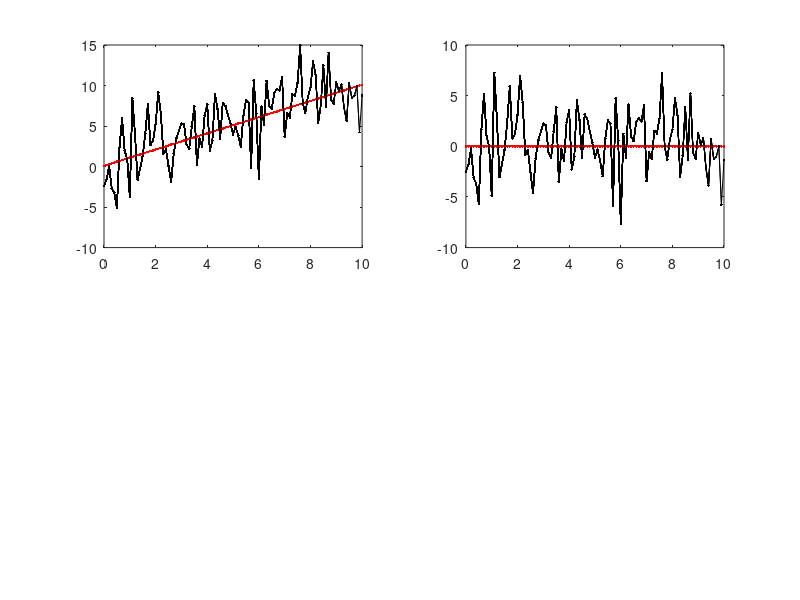

Write MATLAB code to recreate this figure. (Note: this script raises an error after producing the figure.)
clear all;
close all;
clc;

%% meta variables
duration = 10;
dt = .1;
motion = 0; % 0: constant velocity, 1: constant acceleration
simType = 0; % 0: generate sample, 1: load sample from file

%% main variables
a_max = 1.5;        % acceleration (m/s^2)
alpha_max = 0.5;    % angular acceleration (rad/s^2)
phi = 0;        % angular velocity (m/s)
w = 2;        % process noise
v_gps = 3;      % gps measurement noise (meter)
v_cmpss = 0.1;  % compass measurement noise (rad)
v_dr = 2;       % accelerometer measurement noise (meter)

X = [0; 0; 0; 0; 0];	% state vector

% process covariance
Sig_Px = dt^2*a_max/2;
Sig_Py = dt^2*a_max/2;
Sig_vel = dt*a_max;
Sig_phi = dt^2*alpha_max/2;
Sig_omega = dt*alpha_max;
Q = diag([Sig_Px^2 Sig_Py^2 Sig_vel^2 Sig_phi^2 Sig_omega^2]);

R_gps = v_gps^2;        % gps measurement covariance
R_cmpss = v_cmpss^2;    % compass measurement covariance
R_dr = v_dr^2;          % deadreckoning measurement covariance

P_gps = Q;      % estimate of initial state
P_cmpss = Q;    % estimate of initial state
P_dr = Q;       % estimate of initial state

%% transition matrices
A = [1 0 dt*cos(phi) 0 0 ;
    0 1 dt*sin(phi) 0 0 ;
    0 0 1 0 0 ;
    0 0 0 1 dt;
    0 0 0 0 1 ];

B = [dt^2/2; dt^2/2; dt; dt^2/2; dt];

C_gps = [1 0 0 0 0 ;
    0 1 0 0 0];

C_cmpss = [0 0 0 1 0];

C_dr = [0 0 1 0 0] ;
%     0 0 0 0 1];

%% initialize result variables
% actual position x, y and velocity
X_px = [];
X_py = [];
X_vel = [];
% measured position, heading and displacement
X_px_meas = [];
X_py_meas = [];
X_cmpss_meas = [phi];
X_dr_meas = [1];%; 0];
tt = 0;

%% simulate data
figure(1); clf;
set(gcf,'name','Position-2D and Velocity','numbertitle','off');
if motion == 0
    X = [0; 0; 1; 0; 0];
end

if simType == 0
    tt = 0:dt:duration;
    for t=tt
        % Generate the Quail flight
        
        if motion == 0
            X = A * X;
        elseif motion == 1
            QuailAccel_noise = w * [(dt^2/2)*randn; (dt^2/2)*randn; ...
                dt*randn; (dt^2/2)*randn; dt*randn];
            X = A * X + B * a_max + QuailAccel_noise;
        end
        
        % Generate what the Ninja sees
        NinjaVision_noise = v_gps * randn;
        z = C_gps * X + NinjaVision_noise;
        
        X_px = [X_px; X(1)];
        X_py = [X_py; X(2)];
        X_px_meas = [X_px_meas; z(1)];
        X_py_meas = [X_py_meas; z(2)];
        X_vel = [X_vel; X(3)];
        
        % iteratively plot what the ninja sees
        % axis x
        subplot(2, 2, 1);
        plot(0:dt:t, X_px, '-r.')
        plot(0:dt:t, X_px_meas, '-k.')
        hold on
        
        % axis y
        subplot(2, 2, 2);
        plot(0:dt:t, X_py, '-r.')
        plot(0:dt:t, X_py_meas, '-k.')
        hold on
        
        %pause
    end
else
    tmp = importdata('sample.txt');
    tmp = tmp.data;
    tt = 1:length(tmp);
    X_px_meas = tmp(1:length(tmp), 2);
    X_py_meas = tmp(1:length(tmp), 3);
    X_vel = zeros(length(tmp), 1);
    
    % iteratively plot what the ninja sees
    % axis x
    subplot(2, 2, 1);
    plot(tt, X_px_meas, '-k.')
    hold on
    
    % axis y
    subplot(2, 2, 2);
    plot(tt, X_py_meas, '-k.')
    hold on
end

% plot theoretical path of ninja that doesn't use kalman
Ymin = min([X_px_meas; X_py_meas]);
Ymax = max([X_px_meas; X_py_meas]);

subplot(2, 2, 1);
plot(tt, smooth(X_px_meas), '-g.')
% axis([0 duration Ymin Ymax])
title('X axis');
subplot(2, 2, 2);
plot(tt, smooth(X_py_meas), '-g.')
% axis([0 duration Ymin Ymax])
title('Y axis');

% plot velocity
subplot(2, 2, [3 4]);
plot(tt, X_vel, '-b.'), hold on;
title('Velocity');

%% kalman filtering
X = [0; 0; 0; 0; 0];
X_estimate = X;

P_mag_estimate = [];
predict_states = [];
predict_vars = [];

if length(X_px_meas) ~= length(X_py_meas)
    error('size of X_px_meas and X_px_meas does not match!');
end

for k=1:length(tt)
    A(1, 3) = dt*cos(phi);
    A(2, 3) = dt*sin(phi);

    % prediction
    X = A * X;
    P_gps = A * P_gps * A' + Q;
    P_cmpss = A * P_cmpss * A' + Q;
    P_dr = A * P_dr * A' + Q;
    
    predict_states(:, k) = X(1:2, 1);
    predict_vars(:, k) = [P_gps(1, 1); P_gps(2, 2)];
    
    % GPS update
    K_gps = P_gps * C_gps' * inv(C_gps * P_gps * C_gps' + R_gps);
    X = X + K_gps * ([X_px_meas(k); X_py_meas(k)] - C_gps * X);
    P_gps = (eye(5)- K_gps * C_gps) * P_gps;
    
    % Compass update
%     K_cmpss = P_cmpss * C_cmpss' * inv(C_cmpss * P_cmpss * C_cmpss' + R_cmpss);
%     X = X + K_cmpss * (X_cmpss_meas - C_cmpss * X);
%     P_cmpss = (eye(5)- K_cmpss * C_cmpss) * P_cmpss;
    
    % Deadreckoning update
%     K_dr = P_dr * C_dr' * inv(C_dr * P_dr * C_dr' + R_dr);
%     X = X + K_dr * (X_dr_meas - C_dr * X);
%     P_dr = (eye(5)- K_dr * C_dr) * P_dr;
    
    % store for plotting
    X_estimate(:, k) = X;
    P_mag_estimate(:, k) = [P_gps(1, 1); P_gps(2, 2); P_gps(3, 3); P_gps(4, 4); P_gps(5, 5)];
end

% plot kalman result
figure(1);
% axis x
subplot(2, 2, 1);
plot(tt, X_estimate(1, :), '.-y');
% axis y
subplot(2, 2, 2);
plot(tt, X_estimate(2, :), '.-y');
% velocity
subplot(2, 2, [3 4]);
plot(tt, X_estimate(3, :), '.-y');


%% distributions evolution
figure(2);
set(gcf,'name','Distributions','numbertitle','off');

for t=length(tt)
    clf
    x = X_estimate(t)-min(X_px):.1:X_estimate(t)+max(X_px);
    
    % predicted next position
    mu = predict_states(1, t);   % mean
    sigma = predict_vars(1, t);  % standard deviation
    y = normpdf(x, mu, sigma);   % pdf
    y = y/(max(y));
    h1 = line(x, y, 'Color', 'm'); hold on;
    
    % measured data
    mu = X_px_meas(t);          % mean
    sigma = v_gps;              % standard deviation
    y = normpdf(x, mu, sigma);  % pdf
    y = y/(max(y));
    hl = line(x, y, 'Color', 'k'); hold on;
    
    % combined position estimate
    mu = X_estimate(1, t); % mean
    sigma = P_mag_estimate(t); % standard deviation
    y = normpdf(x, mu, sigma); % pdf
    y = y/(max(y));
    hl = line(x, y, 'Color','g'); hold on;
    axis([X_estimate(1, t)-5 X_estimate(1, t)+5 0 1]);
    
    % actual position
    plot(X_px(t)); hold on;
    
    ylim=get(gca,'ylim');
    line([X_px(t); X_px(t)], ylim.', 'linewidth', 2, 'color', 'b');
    legend('state predicted','measurement','state estimate','actual position')
    
    pause(0.0001);
end